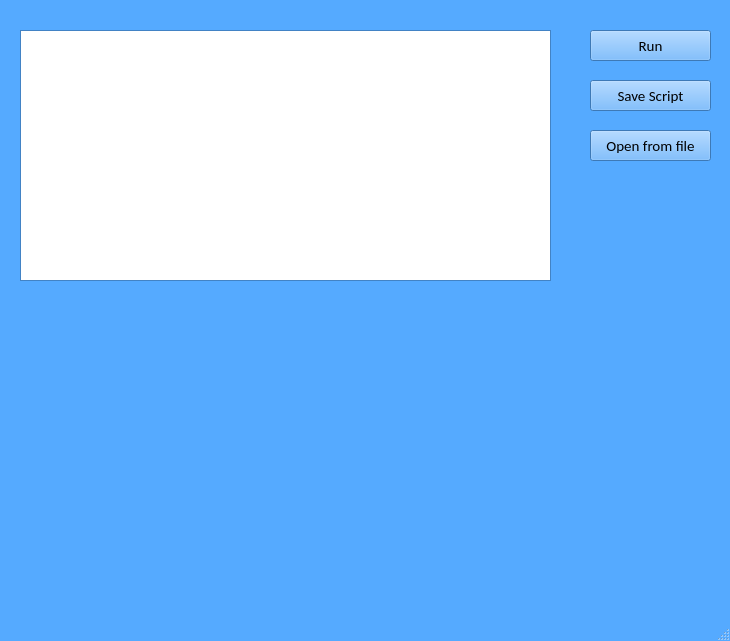
<?xml version="1.0" encoding="UTF-8"?>
<ui version="4.0">
 <class>MainWindow</class>
 <widget class="QMainWindow" name="MainWindow">
  <property name="geometry">
   <rect>
    <x>0</x>
    <y>0</y>
    <width>730</width>
    <height>641</height>
   </rect>
  </property>
  <property name="palette">
   <palette>
    <active>
     <colorrole role="WindowText">
      <brush brushstyle="SolidPattern">
       <color alpha="255">
        <red>0</red>
        <green>0</green>
        <blue>0</blue>
       </color>
      </brush>
     </colorrole>
     <colorrole role="Button">
      <brush brushstyle="SolidPattern">
       <color alpha="255">
        <red>85</red>
        <green>170</green>
        <blue>255</blue>
       </color>
      </brush>
     </colorrole>
     <colorrole role="Light">
      <brush brushstyle="SolidPattern">
       <color alpha="255">
        <red>213</red>
        <green>234</green>
        <blue>255</blue>
       </color>
      </brush>
     </colorrole>
     <colorrole role="Midlight">
      <brush brushstyle="SolidPattern">
       <color alpha="255">
        <red>149</red>
        <green>202</green>
        <blue>255</blue>
       </color>
      </brush>
     </colorrole>
     <colorrole role="Dark">
      <brush brushstyle="SolidPattern">
       <color alpha="255">
        <red>42</red>
        <green>85</green>
        <blue>127</blue>
       </color>
      </brush>
     </colorrole>
     <colorrole role="Mid">
      <brush brushstyle="SolidPattern">
       <color alpha="255">
        <red>56</red>
        <green>113</green>
        <blue>170</blue>
       </color>
      </brush>
     </colorrole>
     <colorrole role="Text">
      <brush brushstyle="SolidPattern">
       <color alpha="255">
        <red>0</red>
        <green>0</green>
        <blue>0</blue>
       </color>
      </brush>
     </colorrole>
     <colorrole role="BrightText">
      <brush brushstyle="SolidPattern">
       <color alpha="255">
        <red>255</red>
        <green>255</green>
        <blue>255</blue>
       </color>
      </brush>
     </colorrole>
     <colorrole role="ButtonText">
      <brush brushstyle="SolidPattern">
       <color alpha="255">
        <red>0</red>
        <green>0</green>
        <blue>0</blue>
       </color>
      </brush>
     </colorrole>
     <colorrole role="Base">
      <brush brushstyle="SolidPattern">
       <color alpha="255">
        <red>255</red>
        <green>255</green>
        <blue>255</blue>
       </color>
      </brush>
     </colorrole>
     <colorrole role="Window">
      <brush brushstyle="SolidPattern">
       <color alpha="255">
        <red>85</red>
        <green>170</green>
        <blue>255</blue>
       </color>
      </brush>
     </colorrole>
     <colorrole role="Shadow">
      <brush brushstyle="SolidPattern">
       <color alpha="255">
        <red>0</red>
        <green>0</green>
        <blue>0</blue>
       </color>
      </brush>
     </colorrole>
     <colorrole role="AlternateBase">
      <brush brushstyle="SolidPattern">
       <color alpha="255">
        <red>170</red>
        <green>212</green>
        <blue>255</blue>
       </color>
      </brush>
     </colorrole>
     <colorrole role="ToolTipBase">
      <brush brushstyle="SolidPattern">
       <color alpha="255">
        <red>255</red>
        <green>255</green>
        <blue>220</blue>
       </color>
      </brush>
     </colorrole>
     <colorrole role="ToolTipText">
      <brush brushstyle="SolidPattern">
       <color alpha="255">
        <red>0</red>
        <green>0</green>
        <blue>0</blue>
       </color>
      </brush>
     </colorrole>
    </active>
    <inactive>
     <colorrole role="WindowText">
      <brush brushstyle="SolidPattern">
       <color alpha="255">
        <red>0</red>
        <green>0</green>
        <blue>0</blue>
       </color>
      </brush>
     </colorrole>
     <colorrole role="Button">
      <brush brushstyle="SolidPattern">
       <color alpha="255">
        <red>85</red>
        <green>170</green>
        <blue>255</blue>
       </color>
      </brush>
     </colorrole>
     <colorrole role="Light">
      <brush brushstyle="SolidPattern">
       <color alpha="255">
        <red>213</red>
        <green>234</green>
        <blue>255</blue>
       </color>
      </brush>
     </colorrole>
     <colorrole role="Midlight">
      <brush brushstyle="SolidPattern">
       <color alpha="255">
        <red>149</red>
        <green>202</green>
        <blue>255</blue>
       </color>
      </brush>
     </colorrole>
     <colorrole role="Dark">
      <brush brushstyle="SolidPattern">
       <color alpha="255">
        <red>42</red>
        <green>85</green>
        <blue>127</blue>
       </color>
      </brush>
     </colorrole>
     <colorrole role="Mid">
      <brush brushstyle="SolidPattern">
       <color alpha="255">
        <red>56</red>
        <green>113</green>
        <blue>170</blue>
       </color>
      </brush>
     </colorrole>
     <colorrole role="Text">
      <brush brushstyle="SolidPattern">
       <color alpha="255">
        <red>0</red>
        <green>0</green>
        <blue>0</blue>
       </color>
      </brush>
     </colorrole>
     <colorrole role="BrightText">
      <brush brushstyle="SolidPattern">
       <color alpha="255">
        <red>255</red>
        <green>255</green>
        <blue>255</blue>
       </color>
      </brush>
     </colorrole>
     <colorrole role="ButtonText">
      <brush brushstyle="SolidPattern">
       <color alpha="255">
        <red>0</red>
        <green>0</green>
        <blue>0</blue>
       </color>
      </brush>
     </colorrole>
     <colorrole role="Base">
      <brush brushstyle="SolidPattern">
       <color alpha="255">
        <red>255</red>
        <green>255</green>
        <blue>255</blue>
       </color>
      </brush>
     </colorrole>
     <colorrole role="Window">
      <brush brushstyle="SolidPattern">
       <color alpha="255">
        <red>85</red>
        <green>170</green>
        <blue>255</blue>
       </color>
      </brush>
     </colorrole>
     <colorrole role="Shadow">
      <brush brushstyle="SolidPattern">
       <color alpha="255">
        <red>0</red>
        <green>0</green>
        <blue>0</blue>
       </color>
      </brush>
     </colorrole>
     <colorrole role="AlternateBase">
      <brush brushstyle="SolidPattern">
       <color alpha="255">
        <red>170</red>
        <green>212</green>
        <blue>255</blue>
       </color>
      </brush>
     </colorrole>
     <colorrole role="ToolTipBase">
      <brush brushstyle="SolidPattern">
       <color alpha="255">
        <red>255</red>
        <green>255</green>
        <blue>220</blue>
       </color>
      </brush>
     </colorrole>
     <colorrole role="ToolTipText">
      <brush brushstyle="SolidPattern">
       <color alpha="255">
        <red>0</red>
        <green>0</green>
        <blue>0</blue>
       </color>
      </brush>
     </colorrole>
    </inactive>
    <disabled>
     <colorrole role="WindowText">
      <brush brushstyle="SolidPattern">
       <color alpha="255">
        <red>42</red>
        <green>85</green>
        <blue>127</blue>
       </color>
      </brush>
     </colorrole>
     <colorrole role="Button">
      <brush brushstyle="SolidPattern">
       <color alpha="255">
        <red>85</red>
        <green>170</green>
        <blue>255</blue>
       </color>
      </brush>
     </colorrole>
     <colorrole role="Light">
      <brush brushstyle="SolidPattern">
       <color alpha="255">
        <red>213</red>
        <green>234</green>
        <blue>255</blue>
       </color>
      </brush>
     </colorrole>
     <colorrole role="Midlight">
      <brush brushstyle="SolidPattern">
       <color alpha="255">
        <red>149</red>
        <green>202</green>
        <blue>255</blue>
       </color>
      </brush>
     </colorrole>
     <colorrole role="Dark">
      <brush brushstyle="SolidPattern">
       <color alpha="255">
        <red>42</red>
        <green>85</green>
        <blue>127</blue>
       </color>
      </brush>
     </colorrole>
     <colorrole role="Mid">
      <brush brushstyle="SolidPattern">
       <color alpha="255">
        <red>56</red>
        <green>113</green>
        <blue>170</blue>
       </color>
      </brush>
     </colorrole>
     <colorrole role="Text">
      <brush brushstyle="SolidPattern">
       <color alpha="255">
        <red>42</red>
        <green>85</green>
        <blue>127</blue>
       </color>
      </brush>
     </colorrole>
     <colorrole role="BrightText">
      <brush brushstyle="SolidPattern">
       <color alpha="255">
        <red>255</red>
        <green>255</green>
        <blue>255</blue>
       </color>
      </brush>
     </colorrole>
     <colorrole role="ButtonText">
      <brush brushstyle="SolidPattern">
       <color alpha="255">
        <red>42</red>
        <green>85</green>
        <blue>127</blue>
       </color>
      </brush>
     </colorrole>
     <colorrole role="Base">
      <brush brushstyle="SolidPattern">
       <color alpha="255">
        <red>85</red>
        <green>170</green>
        <blue>255</blue>
       </color>
      </brush>
     </colorrole>
     <colorrole role="Window">
      <brush brushstyle="SolidPattern">
       <color alpha="255">
        <red>85</red>
        <green>170</green>
        <blue>255</blue>
       </color>
      </brush>
     </colorrole>
     <colorrole role="Shadow">
      <brush brushstyle="SolidPattern">
       <color alpha="255">
        <red>0</red>
        <green>0</green>
        <blue>0</blue>
       </color>
      </brush>
     </colorrole>
     <colorrole role="AlternateBase">
      <brush brushstyle="SolidPattern">
       <color alpha="255">
        <red>85</red>
        <green>170</green>
        <blue>255</blue>
       </color>
      </brush>
     </colorrole>
     <colorrole role="ToolTipBase">
      <brush brushstyle="SolidPattern">
       <color alpha="255">
        <red>255</red>
        <green>255</green>
        <blue>220</blue>
       </color>
      </brush>
     </colorrole>
     <colorrole role="ToolTipText">
      <brush brushstyle="SolidPattern">
       <color alpha="255">
        <red>0</red>
        <green>0</green>
        <blue>0</blue>
       </color>
      </brush>
     </colorrole>
    </disabled>
   </palette>
  </property>
  <property name="font">
   <font>
    <family>Calibri</family>
    <pointsize>11</pointsize>
   </font>
  </property>
  <property name="windowTitle">
   <string>MainWindow</string>
  </property>
  <widget class="QWidget" name="centralwidget">
   <widget class="QTextEdit" name="text_field">
    <property name="geometry">
     <rect>
      <x>20</x>
      <y>30</y>
      <width>531</width>
      <height>251</height>
     </rect>
    </property>
    <property name="font">
     <font>
      <family>Calibri</family>
      <pointsize>11</pointsize>
     </font>
    </property>
   </widget>
   <widget class="QWidget" name="widget" native="true">
    <property name="geometry">
     <rect>
      <x>20</x>
      <y>310</y>
      <width>541</width>
      <height>281</height>
     </rect>
    </property>
    <property name="font">
     <font>
      <family>Calibri</family>
      <pointsize>14</pointsize>
     </font>
    </property>
   </widget>
   <widget class="QPushButton" name="run">
    <property name="geometry">
     <rect>
      <x>590</x>
      <y>30</y>
      <width>121</width>
      <height>31</height>
     </rect>
    </property>
    <property name="text">
     <string>Run</string>
    </property>
   </widget>
   <widget class="QPushButton" name="save">
    <property name="geometry">
     <rect>
      <x>590</x>
      <y>80</y>
      <width>121</width>
      <height>31</height>
     </rect>
    </property>
    <property name="text">
     <string>Save Script</string>
    </property>
   </widget>
   <widget class="QPushButton" name="open">
    <property name="geometry">
     <rect>
      <x>590</x>
      <y>130</y>
      <width>121</width>
      <height>31</height>
     </rect>
    </property>
    <property name="text">
     <string>Open from file</string>
    </property>
   </widget>
  </widget>
  <widget class="QMenuBar" name="menubar">
   <property name="geometry">
    <rect>
     <x>0</x>
     <y>0</y>
     <width>730</width>
     <height>24</height>
    </rect>
   </property>
  </widget>
  <widget class="QStatusBar" name="statusbar"/>
 </widget>
 <resources/>
 <connections/>
</ui>
